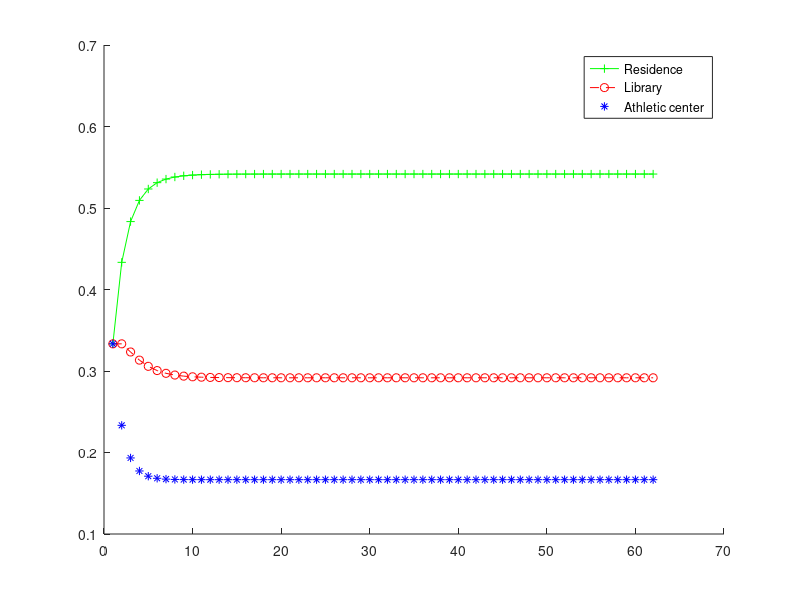

Write the MATLAB code that produced this figure.
%% Part 1, computing steady state

disp('A16 Steady State Vector Calculated With P^k')

initialdistro=[0.3;0.5;0.2];

initialdistro=initialdistro./norm(initialdistro,1);

% Probabilities of each of the cases. Row 1 is probability that a car goes
% to airport; Row 2 is probability that a car goes to train; Row 3 is
% probability that a car goes to city centre

P=[0.8 0.3 0.3;
   0.1 0.6 0.1;
   0.1 0.1 0.6];

Airport=[];
Train=[];
City=[];

Airport=[Airport initialdistro(1)];
Train=[Train initialdistro(2)];
City=[City initialdistro(3)];
for i=1:500
    finaldistro=(P^i)*initialdistro; % Finding the i-th state vector is computed 
    if (finaldistro-P*finaldistro)<1e-15
        break;
    end
Airport=[Airport finaldistro(1)];
Train=[Train finaldistro(2)];
City=[City finaldistro(3)];
end

i
steady_state_vector_probability = finaldistro

disp('Diagonalization of A16')

[V D] = eig(P) % Finding E-values and E-vectors to show that algebraic = geometric multiplicity

Eigenvectors1 = P-eye(3);
Eigenvectors2 = P-(1/2).*eye(3);
rref(Eigenvectors1); % To find E-Vectors (in a form that isn't disgusting decimals like matlab likes to give)
rref(Eigenvectors2);

diagcheck = V*D*inv(V) % Confirm that T = VDV^-1


%% Part 2, where we recalculate the steady state with VDV^-1

disp('A16 Steady State Vector Calculated With Diagonalization')

Residence=[];
Library=[];
Athletic=[];

Residence=[Residence initialdistro(1)];
Library=[Library initialdistro(2)];
Athletic=[Athletic initialdistro(3)];
for i=1:500
    finaldistro=(V*(D^i)*inv(V))*initialdistro; % Finding the i-th state vector is computed 
    if (finaldistro-P*finaldistro)<1e-15
        break;
    end
Residence=[Residence finaldistro(1)];
Library=[Library finaldistro(2)];
Athletic=[Athletic finaldistro(3)];
end

i
steady_state_vector_probability = finaldistro


%% Part 3 when there is a new question (B15)

disp('B15 Steady State Vector Calculated With P^k')

% Random vector denoting distribution of cars at each location
initialdistro=[200;200;200];

initialdistro=initialdistro./norm(initialdistro,1);

% Probabilities of each of the cases. Row 1 is probability that a bike goes
% to residence; Row 2 is probability that a bike goes to library; Row 3 is
% probability that a bike goes to athletic centre

P=[0.8 0.2 0.3;
   0.1 0.7 0.2;
   0.1 0.1 0.5];

Residence=[];
Library=[];
Athletic=[];

Residence=[Residence initialdistro(1)];
Library=[Library initialdistro(2)];
Athletic=[Athletic initialdistro(3)];
for i=1:500
    finaldistro=(P^i)*initialdistro; % Finding the i-th state vector is computed 
    if (finaldistro-P*finaldistro)<1e-15
        break;
    end
Residence=[Residence finaldistro(1)];
Library=[Library finaldistro(2)];
Athletic=[Athletic finaldistro(3)];
end

steady_state_vector_probability = finaldistro

disp('Diagonalization of B15')

[V D] = eig(P)

Eigenvectors1 = P-eye(3);
Eigenvectors2 = P-(0.6).*eye(3);
Eigenvectors3 = P-(0.4).*eye(3);
rref(Eigenvectors1); % To find E-vectors manually
rref(Eigenvectors2);
rref(Eigenvectors3);

diagcheck = V*D*inv(V)


%% Part 3, but redoing the calculations with diaganalization

disp('B15 Steady State Vector Calculated With Diagonalization')

Residence=[];
Library=[];
Athletic=[];

Residence=[Residence initialdistro(1)];
Library=[Library initialdistro(2)];
Athletic=[Athletic initialdistro(3)];
for i=1:500
    finaldistro=(V*(D^i)*inv(V))*initialdistro; % Finding the i-th state vector is computed 
    if (finaldistro-P*finaldistro)<1e-15
        break;
    end
Residence=[Residence finaldistro(1)];
Library=[Library finaldistro(2)];
Athletic=[Athletic finaldistro(3)];
end

steady_state_vector_probability = finaldistro

hold on 
plot(Residence,'g+-')
plot(Library,'ro--')
plot(Athletic,'b*')
legend('Residence','Library','Athletic center')
